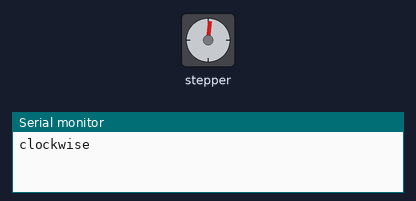
This sketch was run on a simulated Arduino Uno, built with avr-gcc and run on an emulated ATmega328P. Parts: stepper motor, the last lines printed to the serial monitor. Stepper angles assume 48 steps per turn.

Above: at 0.15 s.
At 9.58 s:
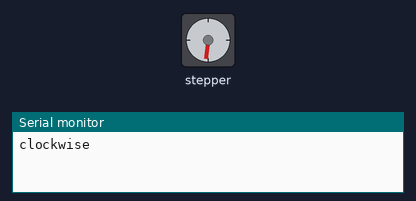
At 18.9 s:
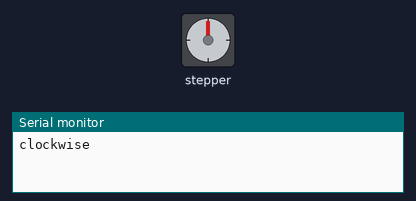
At 39.62 s:
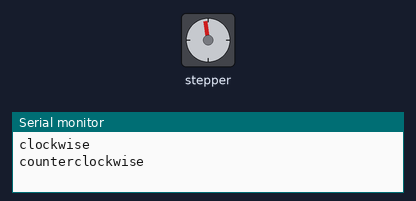
Timing chart, 0 to 40.0 s (numbered marks = the images above):
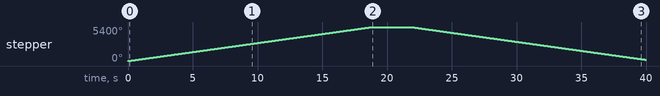

The sketch:

vma409.ino
```cpp
/*
 Stepper Motor Control - one revolution

 This program drives a unipolar or bipolar stepper motor.
 The motor is attached to digital pins 8 - 11 of the Arduino.

 The motor should revolve one revolution in one direction, then
 one revolution in the other direction.


 Created 11 Mar. 2007
 Modified 30 Nov. 2009
 by Tom Igoe

 */

#include <Stepper.h>

const int stepsPerRevolution = 48;  // change this to fit the number of steps per revolution
// for your motor

// initialize the stepper library on pins 8 through 11:
Stepper myStepper(stepsPerRevolution, 8, 9, 10, 11);

void setup() {
  // set the speed at 60 rpm:
  myStepper.setSpeed(48);
  // initialize the serial port:
  Serial.begin(9600);
}

void loop() {
  // step one revolution  in one direction:
  Serial.println("clockwise");
  myStepper.step(stepsPerRevolution*15);
  delay(3000);

  // step one revolution in the other direction:
  Serial.println("counterclockwise");
  myStepper.step(-stepsPerRevolution*15);
  delay(3000);
}
```

Measured:
- by itself, stepper: turns 5400° clockwise in 18.8 s, then 5198° counter-clockwise in 18.1 s
